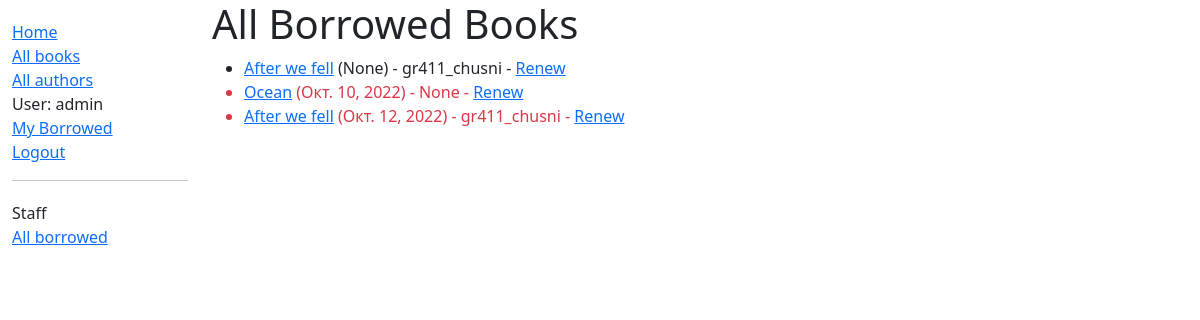
/catalog/borrowed/ (signed in), run on an earlier commit of the app's database.
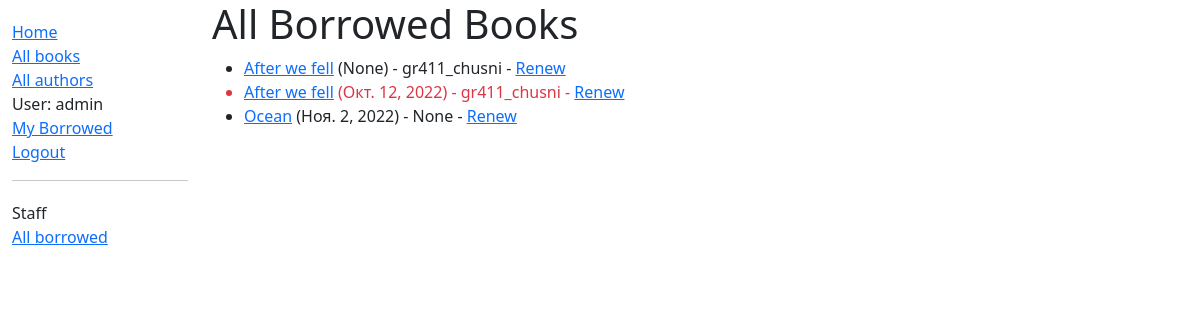
And on a later commit of the database.
### catalog/models.py (models this page shows, shortened)
class BookInstance(models.Model):
    id = models.UUIDField(primary_key=True, default=uuid.uuid4,
                          help_text='Unique ID for this particular book across whole library')
    book = models.ForeignKey('Book', on_delete=models.RESTRICT, null=True)
    imprint = models.CharField(max_length=200)
    due_back = models.DateField(null=True, blank=True)
    borrower = models.ForeignKey(User, on_delete=models.SET_NULL, null=True, blank=True)
    @property
    def is_overdue(self):
        return bool(self.due_back and date.today() > self.due_back)
    LOAN_STATUS = (
        ('d', 'Maintenance'),
        ('o', 'On loan'),
        ('a', 'Available'),
        ('r', 'Reserved'),
    )
    status = models.CharField(
        max_length=1,
        choices=LOAN_STATUS,
        blank=True,
        default='d',
        help_text='Book availability',
    )
    class Meta:
        ordering = ['due_back']
        permissions = (("can_mark_returned", "Set book as returned"),)

class Book(models.Model):
    title = models.CharField(max_length=200)
    author = models.ForeignKey('Author', on_delete=models.SET_NULL, null=True)
    summary = models.TextField(max_length=1000, help_text='Enter a brief description of the book')
    isbn = models.CharField('ISBN', max_length=13, unique=True,
                            help_text='13 Character <a href="https://www.isbn-international.org/content/what-isbn">ISBN number</a>')
    genre = models.ManyToManyField(Genre, help_text='Select a genre for this book')
    language = models.ForeignKey('Language', on_delete=models.SET_NULL, null=True)
    class Meta:
        ordering = ['title', 'author']
    def display_genre(self):
        return ', '.join([genre.name for genre in self.genre.all()[:3]])
    display_genre.short_description = 'Genre'

### catalog/views.py (the view)
# urls.py: path(r'borrowed/', views.LoanedBooksAllListView.as_view(), name='all-borrowed'),
class LoanedBooksAllListView(PermissionRequiredMixin, generic.ListView):
    model = BookInstance
    permission_required = 'catalog.can_mark_returned'
    template_name = 'catalog/bookinstance_list_borrowed_all.html'
    paginate_by = 10
    def get_queryset(self):
        return BookInstance.objects.filter(status__exact='o').order_by('due_back')

### catalog/templates/catalog/bookinstance_list_borrowed_all.html
{% extends "base_generic.html" %}
{% block content %}
    <h1>All Borrowed Books</h1>
    {% if bookinstance_list %}
    <ul>
      {% for bookinst in bookinstance_list %}
      <li class="{% if bookinst.is_overdue %}text-danger{% endif %}">
        <a href="{% url 'book-detail' bookinst.book.pk %}">{{bookinst.book.title}}</a> ({{ bookinst.due_back }}) {% if user.is_staff %}- {{ bookinst.borrower }}{% endif %} {% if perms.catalog.can_mark_returned %}- <a href="{% url 'renew-book-librarian' bookinst.id %}">Renew</a>  {% endif %}
      </li>
      {% endfor %}
    </ul>
    {% else %}
      <p>There are no books borrowed.</p>
    {% endif %}
{% endblock %}

### catalog/templates/base_generic.html (shortened to what this page needs)
<!DOCTYPE html>
<html lang="en">
<head>
    <link href="https://cdn.jsdelivr.net/npm/bootstrap@5.1.3/dist/css/bootstrap.min.css" rel="stylesheet"
>
    {% load static %}
    <link rel="stylesheet" href="{% static 'css/styles.css' %}">
</head>
<body>
<div class="container-fluid">
    <div class="row">
        <div class="col-sm-2">
            {% block sidebar %}
            <ul class="sidebar-nav">
                <li><a href="{% url 'index' %}">Home</a></li>
                <li><a href="{%url 'books'%}">All books</a></li>
                <li><a href="{%url 'authors'%}">All authors</a></li>
                {% if user.is_authenticated %}
                <li>User: {{ user.get_username }}</li>
                <li><a href="{% url 'my-borrowed' %}">My Borrowed</a></li>
                <li><a href="{% url 'logout' %}?next={{ request.path }}">Logout</a></li>
                {% else %}
                <li><a href="{% url 'login' %}?next={{ request.path }}">Login</a></li>
                {% endif %}
            </ul>
            {% if user.is_staff %}
            <hr>
            <ul class="sidebar-nav">
                <li>Staff</li>
                {% if perms.catalog.can_mark_returned %}
                <li><a href="{% url 'all-borrowed' %}">All borrowed</a></li>
                {% endif %}
            </ul>
            {% endif %}
            {% endblock %}
        </div>
        <div class="col-sm-10 ">{% block content %}{% endblock %}</div>
    </div>
</div>
</body>
</html>

### catalog/static/css/styles.css (style rules this page uses)
.sidebar-nav { margin-top: 20px; padding: 0; list-style: none; }

What changed in the data, as far as the page shows it:
shown differently, row unchanged: BookInstance "Окт. 12, 2022": moves up the list
changed BookInstance "Ocean": due_back "Окт. 10, 2022" → "Ноя. 2, 2022"
